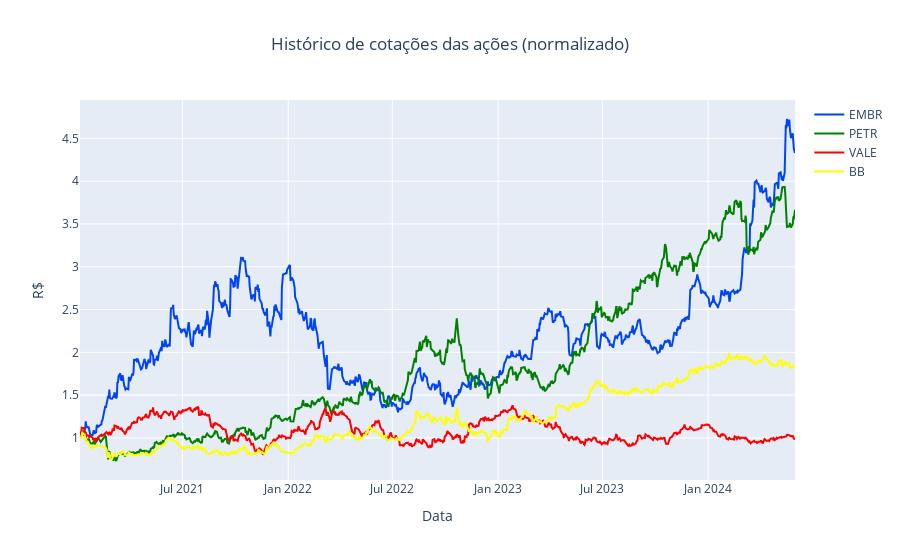

Notebook cell for this chart:
### Code cell
# Criando gráfico das cotações normalizadas
figura = px.line(title = 'Histórico de cotações das ações (normalizado)')

for i, coluna in enumerate(df.columns):
    figura.add_scatter(x=df_normalizado.index, y=df_normalizado[coluna], name=coluna, line=dict(color=cores[i]))


figura.update_layout(
    xaxis_title='Data',
    yaxis_title='R$',
    title_x=0.5
)

figura.show()

### Figure 1 — Plotly figure (JSON) as saved in the notebook; plotly's stock layout.template omitted (floating-point values rounded to 4 significant figures; data arrays with more than 128 entries replaced by an {"elided": "..."} marker saying what was removed)
{"data": [{"hovertemplate": "<extra></extra>", "legendgroup": "", "line": {"color": "#636efa", "dash": "solid"}, "marker": {"symbol": "circle"}, "mode": "lines", "name": "", "orientation": "v", "showlegend": false, "type": "scatter", "xaxis": "x", "yaxis": "y"}, {"line": {"color": "#0045F5"}, "name": "EMBR", "type": "scatter", "x": {"elided": "849 str values"}, "y": {"elided": "849 float values"}}, {"line": {"color": "green"}, "name": "PETR", "type": "scatter", "x": {"elided": "849 str values"}, "y": {"elided": "849 float values"}}, {"line": {"color": "red"}, "name": "VALE", "type": "scatter", "x": {"elided": "849 str values"}, "y": {"elided": "849 float values"}}, {"line": {"color": "yellow"}, "name": "BB", "type": "scatter", "x": {"elided": "849 str values"}, "y": {"elided": "849 float values"}}], "layout": {"legend": {"tracegroupgap": 0}, "title": {"text": "Histórico de cotações das ações (normalizado)", "x": 0.5}, "xaxis": {"anchor": "y", "domain": [0, 1], "title": {"text": "Data"}}, "yaxis": {"anchor": "x", "domain": [0, 1], "title": {"text": "R$"}}}}
